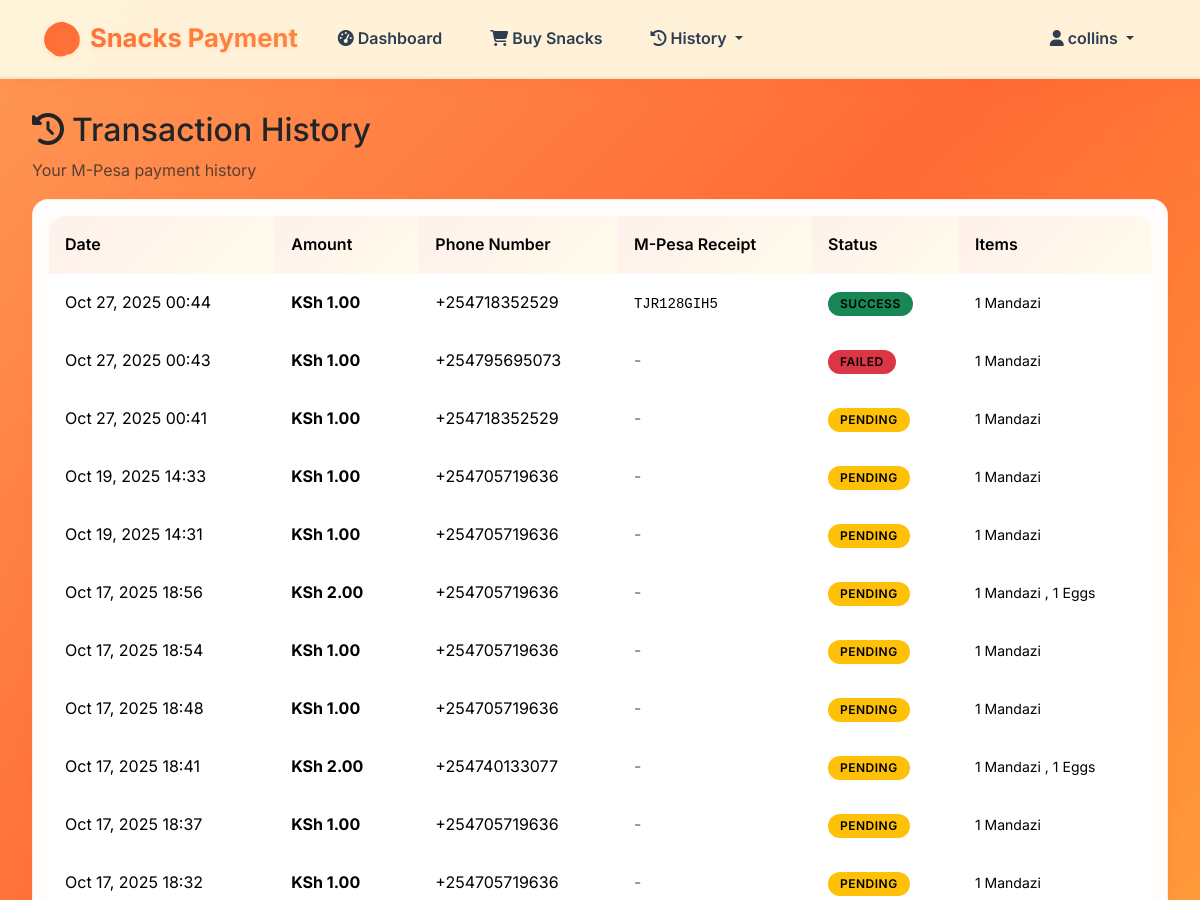
/payments/transaction-history/ (signed in, upper part), run on an earlier commit of the app's database.
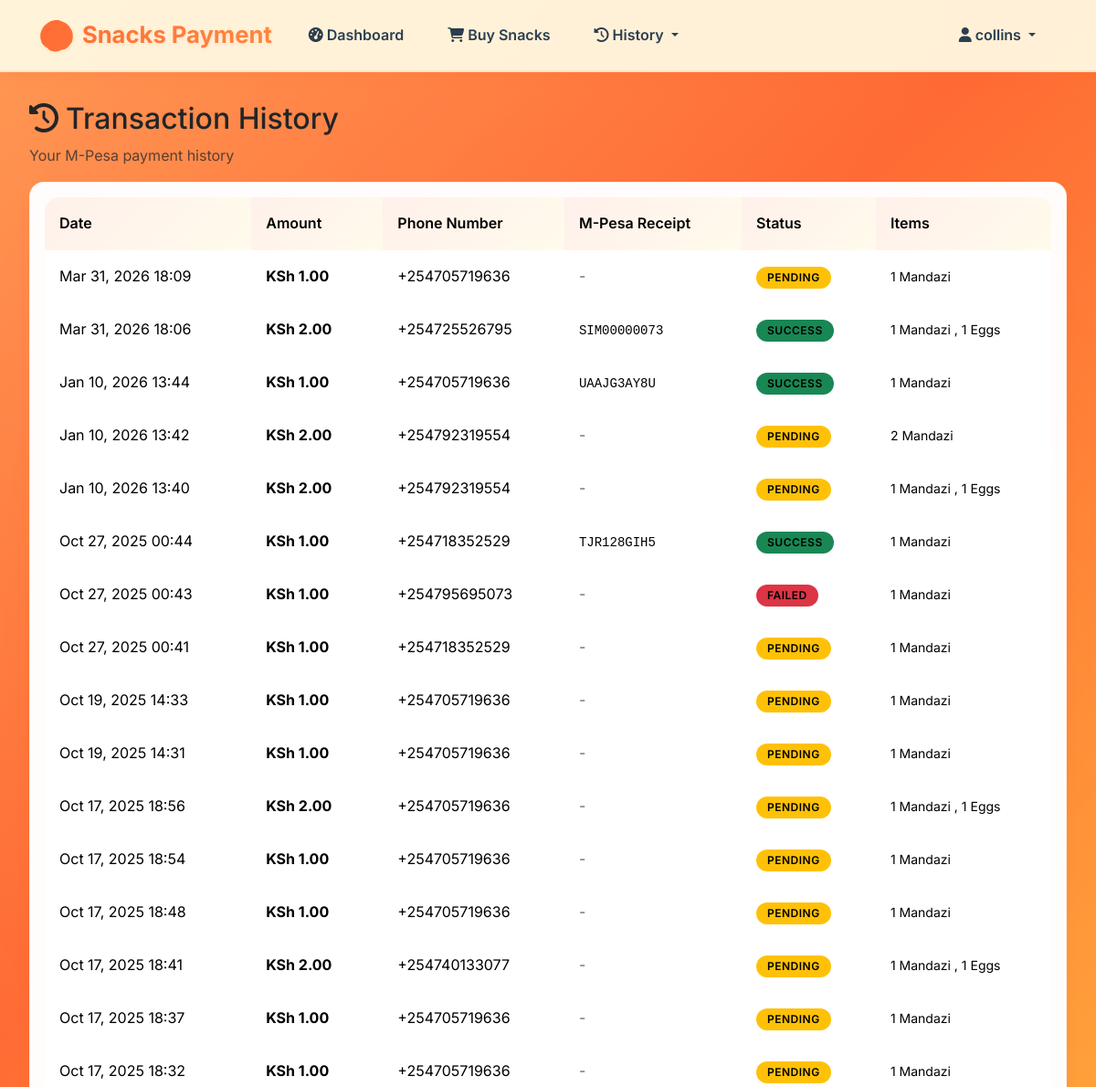
And on a later commit of the database.
### apps/payments/models.py (models this page shows, shortened)
class Transaction(models.Model):
    STATUS_CHOICES = [
        ('PENDING', 'Pending'),
        ('SUCCESS', 'Success'),
        ('FAILED', 'Failed'),
    ]
    consumption = models.OneToOneField(Consumption, on_delete=models.CASCADE, related_name='transaction')
    buyer = models.ForeignKey(User, on_delete=models.CASCADE, related_name='transactions')
    phone_number = models.CharField(max_length=15)
    amount = models.DecimalField(max_digits=10, decimal_places=2)
    mpesa_receipt_number = models.CharField(max_length=50, blank=True, null=True)
    mpesa_transaction_id = models.CharField(max_length=50, blank=True, null=True)
    checkout_request_id = models.CharField(max_length=50, blank=True, null=True)
    status = models.CharField(max_length=10, choices=STATUS_CHOICES, default='PENDING')
    created_at = models.DateTimeField(auto_now_add=True)
    updated_at = models.DateTimeField(auto_now=True)
    class Meta:
        ordering = ['-created_at']

class Consumption(models.Model):
    PAYMENT_STATUS_CHOICES = [
        ('PENDING', 'Pending'),
        ('PAID', 'Paid'),
        ('FAILED', 'Failed'),
    ]
    buyer = models.ForeignKey(User, on_delete=models.CASCADE, related_name='consumptions')
    mandazi_quantity = models.PositiveIntegerField(default=0)
    eggs_quantity = models.PositiveIntegerField(default=0)
    mandazi_price = models.DecimalField(max_digits=10, decimal_places=2)
    eggs_price = models.DecimalField(max_digits=10, decimal_places=2)
    total_amount = models.DecimalField(max_digits=10, decimal_places=2)
    payment_status = models.CharField(max_length=10, choices=PAYMENT_STATUS_CHOICES, default='PENDING')
    created_at = models.DateTimeField(auto_now_add=True)
    class Meta:
        ordering = ['-created_at']

### apps/payments/views.py (the view)
# urls.py: path('transaction-history/', views.transaction_history, name='transaction_history'),
@login_required
@buyer_required
def transaction_history(request):
    transactions = Transaction.objects.filter(buyer=request.user)
    return render(request, 'payments/transaction_history.html', {
        'transactions': transactions
    })

### apps/accounts/models.py (called while the page is built)
    def is_seller(self):
        return self.role == 'SELLER'

    def is_buyer(self):
        return self.role == 'BUYER'

### templates/payments/transaction_history.html (shortened to what this page needs)
{% extends 'base.html' %}
{% block content %}
<div class="row">
    <div class="col-12">
        <h2><i class="fas fa-history me-2"></i>Transaction History</h2>
        <p class="text-muted">Your M-Pesa payment history</p>
    </div>
</div>
<div class="row">
    <div class="col-12">
        <div class="card">
            <div class="card-body">
                {% if transactions %}
                    <div class="table-responsive">
                        <table class="table table-hover">
                            <thead>
                                <tr>
                                    <th>Date</th>
                                    <th>Amount</th>
                                    <th>Phone Number</th>
                                    <th>M-Pesa Receipt</th>
                                    <th>Status</th>
                                    <th>Items</th>
                                </tr>
                            </thead>
                            <tbody>
                                {% for transaction in transactions %}
                                <tr>
                                    <td>{{ transaction.created_at|date:"M d, Y H:i" }}</td>
                                    <td><strong>KSh {{ transaction.amount }}</strong></td>
                                    <td>{{ transaction.phone_number }}</td>
                                    <td>
                                        {% if transaction.mpesa_receipt_number %}
                                            <code>{{ transaction.mpesa_receipt_number }}</code>
                                        {% else %}
                                            <span class="text-muted">-</span>
                                        {% endif %}
                                    </td>
                                    <td>
                                        {% if transaction.status == 'SUCCESS' %}
                                            <span class="badge bg-success">Success</span>
                                        {% elif transaction.status == 'FAILED' %}
                                            <span class="badge bg-danger">Failed</span>
                                        {% else %}
                                            <span class="badge bg-warning">Pending</span>
                                        {% endif %}
                                    </td>
                                    <td>
                                        <small>
                                            {% if transaction.consumption.mandazi_quantity > 0 %}
                                                {{ transaction.consumption.mandazi_quantity }} Mandazi
                                            {% endif %}
                                            {% if transaction.consumption.eggs_quantity > 0 %}
                                                {% if transaction.consumption.mandazi_quantity > 0 %}, {% endif %}
                                                {{ transaction.consumption.eggs_quantity }} Eggs
                                            {% endif %}
                                        </small>
                                    </td>
                                </tr>
                                {% endfor %}
                            </tbody>
                        </table>
                    </div>
                {% endif %}
            </div>
        </div>
    </div>
</div>
{% endblock %}

What changed in the data, as far as the page shows it:
added Transaction: status "PENDING"
added Transaction: status "SUCCESS"
added Transaction: status "SUCCESS"
added Transaction: status "PENDING"
added Transaction: status "PENDING"
